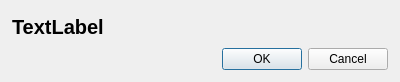
<?xml version="1.0" encoding="UTF-8"?>
<ui version="4.0">
 <class>Dialog</class>
 <widget class="QDialog" name="Dialog">
  <property name="geometry">
   <rect>
    <x>0</x>
    <y>0</y>
    <width>400</width>
    <height>82</height>
   </rect>
  </property>
  <property name="sizePolicy">
   <sizepolicy hsizetype="Fixed" vsizetype="Fixed">
    <horstretch>0</horstretch>
    <verstretch>0</verstretch>
   </sizepolicy>
  </property>
  <property name="windowTitle">
   <string>Dialog</string>
  </property>
  <layout class="QVBoxLayout" name="verticalLayout_2">
   <property name="leftMargin">
    <number>12</number>
   </property>
   <property name="topMargin">
    <number>12</number>
   </property>
   <property name="rightMargin">
    <number>12</number>
   </property>
   <property name="bottomMargin">
    <number>12</number>
   </property>
   <item>
    <widget class="QLabel" name="lbl_error">
     <property name="font">
      <font>
       <pointsize>15</pointsize>
       <weight>75</weight>
       <bold>true</bold>
      </font>
     </property>
     <property name="text">
      <string>TextLabel</string>
     </property>
    </widget>
   </item>
   <item>
    <widget class="QDialogButtonBox" name="buttonBox">
     <property name="orientation">
      <enum>Qt::Horizontal</enum>
     </property>
     <property name="standardButtons">
      <set>QDialogButtonBox::Cancel|QDialogButtonBox::Ok</set>
     </property>
    </widget>
   </item>
  </layout>
 </widget>
 <resources/>
 <connections>
  <connection>
   <sender>buttonBox</sender>
   <signal>accepted()</signal>
   <receiver>Dialog</receiver>
   <slot>accept()</slot>
   <hints>
    <hint type="sourcelabel">
     <x>248</x>
     <y>254</y>
    </hint>
    <hint type="destinationlabel">
     <x>157</x>
     <y>274</y>
    </hint>
   </hints>
  </connection>
  <connection>
   <sender>buttonBox</sender>
   <signal>rejected()</signal>
   <receiver>Dialog</receiver>
   <slot>reject()</slot>
   <hints>
    <hint type="sourcelabel">
     <x>316</x>
     <y>260</y>
    </hint>
    <hint type="destinationlabel">
     <x>286</x>
     <y>274</y>
    </hint>
   </hints>
  </connection>
 </connections>
</ui>
